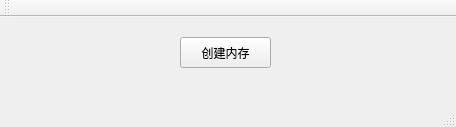
<?xml version="1.0" encoding="UTF-8"?>
<ui version="4.0">
 <class>MainWindow</class>
 <widget class="QMainWindow" name="MainWindow">
  <property name="geometry">
   <rect>
    <x>0</x>
    <y>0</y>
    <width>456</width>
    <height>127</height>
   </rect>
  </property>
  <property name="windowTitle">
   <string>MainWindow</string>
  </property>
  <widget class="QWidget" name="centralWidget">
   <widget class="QPushButton" name="pushButton">
    <property name="geometry">
     <rect>
      <x>180</x>
      <y>20</y>
      <width>91</width>
      <height>31</height>
     </rect>
    </property>
    <property name="text">
     <string>创建内存</string>
    </property>
   </widget>
  </widget>
  <widget class="QMenuBar" name="menuBar">
   <property name="geometry">
    <rect>
     <x>0</x>
     <y>0</y>
     <width>456</width>
     <height>22</height>
    </rect>
   </property>
  </widget>
  <widget class="QToolBar" name="mainToolBar">
   <attribute name="toolBarArea">
    <enum>TopToolBarArea</enum>
   </attribute>
   <attribute name="toolBarBreak">
    <bool>false</bool>
   </attribute>
  </widget>
  <widget class="QStatusBar" name="statusBar"/>
 </widget>
 <layoutdefault spacing="6" margin="11"/>
 <resources/>
 <connections/>
</ui>
